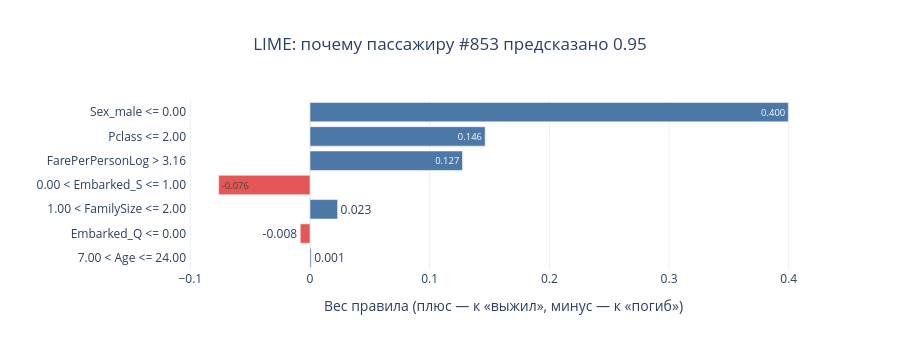

The cell this chart's notebook holds for it:
### Markdown cell above
**4. LIME.** Строит вокруг одного пассажира облако похожих "синтетических" пассажиров, прогоняет их через модель и подгоняет простую линейную модель. Результат — понятные правила вида "Sex_male = 0 повышает шанс". На примере того же пассажира, что и в SHAP.

### Code cell
from lime.lime_tabular import LimeTabularExplainer

lime_explainer = LimeTabularExplainer(
    training_data=X_train.values,
    feature_names=list(X.columns),
    class_names=["Погиб", "Выжил"],
    mode="classification",
    random_state=42,
)
lime_exp = lime_explainer.explain_instance(passenger.values, rf.predict_proba, num_features=7)

# as_list() возвращает пары (правило, вес); разворот для горизонтального графика
pairs = lime_exp.as_list()[::-1]
rules = [p[0] for p in pairs]
weights = [p[1] for p in pairs]

fig = px.bar(
    x=weights, y=rules, orientation="h",
    text_auto=".3f",
    template="plotly_white", height=350,
    title=f"LIME: почему пассажиру #{X_test.index[i]} предсказано {proba[i]:.2f}",
    labels={"x": "Вес правила (плюс — к «выжил», минус — к «погиб»)", "y": ""}
)
fig.update_traces(marker_color=["#4C78A8" if w > 0 else "#E45756" for w in weights])
fig.update_layout(title_x=0.5, showlegend=False)
fig.show()

### Figure 1 — Plotly figure (JSON) as saved in the notebook; plotly's stock layout.template omitted (floating-point values rounded to 4 significant figures)
{"data": [{"hovertemplate": "Вес правила (плюс — к «выжил», минус — к «погиб»)=%{x}<br>=%{y}<extra></extra>", "legendgroup": "", "marker": {"color": ["#4C78A8", "#E45756", "#4C78A8", "#E45756", "#4C78A8", "#4C78A8", "#4C78A8"], "pattern": {"shape": ""}}, "name": "", "orientation": "h", "showlegend": false, "textposition": "auto", "texttemplate": "%{x:.3f}", "type": "bar", "x": [0.000994, -0.008148, 0.02304, -0.07634, 0.1274, 0.1463, 0.3997], "xaxis": "x", "y": ["7.00 < Age <= 24.00", "Embarked_Q <= 0.00", "1.00 < FamilySize <= 2.00", "0.00 < Embarked_S <= 1.00", "FarePerPersonLog > 3.16", "Pclass <= 2.00", "Sex_male <= 0.00"], "yaxis": "y"}], "layout": {"barmode": "relative", "height": 350, "legend": {"tracegroupgap": 0}, "showlegend": false, "title": {"text": "LIME: почему пассажиру #853 предсказано 0.95", "x": 0.5}, "xaxis": {"anchor": "y", "domain": [0, 1], "title": {"text": "Вес правила (плюс — к «выжил», минус — к «погиб»)"}}, "yaxis": {"anchor": "x", "domain": [0, 1], "title": {"text": ""}}}}
